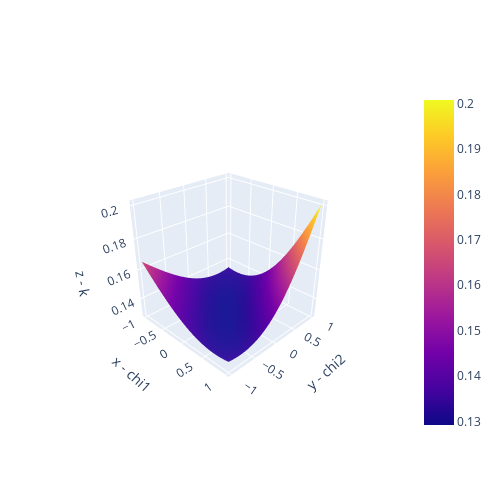

The notebook cell saved with this chart:
### Code cell
#=== Example: Plot optimal k with different correlations ===#
from IPython.display import Image
# Import plotly
import plotly.graph_objs as go
# Plot optimal k
fig = go.Figure(data=[go.Surface(x=chi1grid, y=chi2grid, z=kgrid)])
fig.update_layout(scene = dict(xaxis_title='x - chi1',
                                yaxis_title='y - chi2',
                                zaxis_title='z - k',
                                aspectratio=dict(x=1,y=1,z=1)))
fig.update_layout(width=500,
                    height=500,
                    margin=dict(l=50, r=50, b=65, t=90))
fig.update_layout(scene_camera=dict(eye=dict(x=2, y=-2, z=1.5)))
# Export to PNG file
# Image(fig.to_image(format="png"))
# fig.show() will

### Figure 1 — Plotly figure (JSON) as saved in the notebook; plotly's stock layout.template omitted (floating-point values rounded to 4 significant figures; data arrays with more than 128 entries replaced by an {"elided": "..."} marker saying what was removed)
{"data": [{"type": "surface", "x": {"elided": "30x30 float values"}, "y": {"elided": "30x30 float values"}, "z": {"elided": "30x30 float values"}}], "layout": {"height": 500, "margin": {"b": 65, "l": 50, "r": 50, "t": 90}, "scene": {"aspectratio": {"x": 1, "y": 1, "z": 1}, "camera": {"eye": {"x": 2, "y": -2, "z": 1.5}}, "xaxis": {"title": {"text": "x - chi1"}}, "yaxis": {"title": {"text": "y - chi2"}}, "zaxis": {"title": {"text": "z - k"}}}, "width": 500}}
